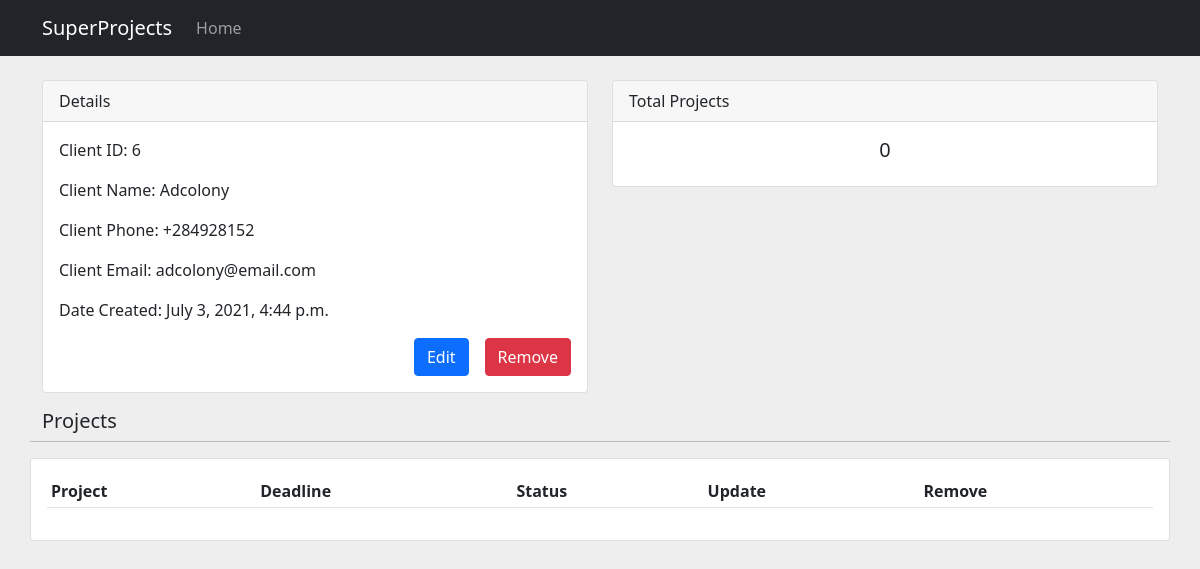
Page /client/6/ on the earlier database version.
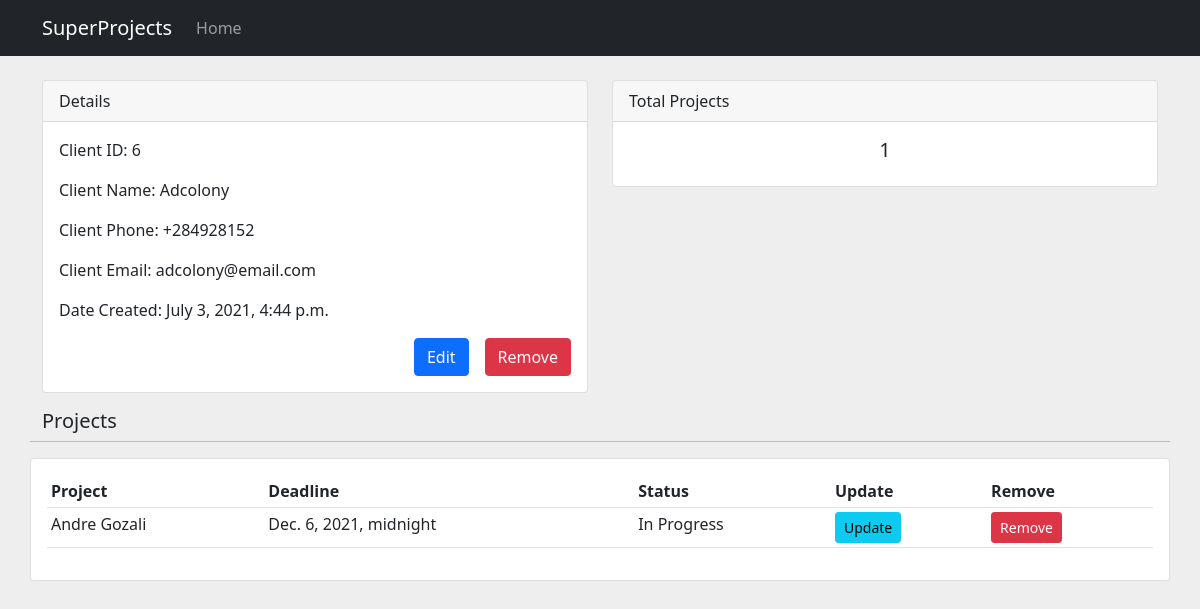
Same page on the later database version.
### project/models.py (models this page shows, shortened)
class Project(models.Model):
    STATUS = (
        ('Pending', 'Pending'),
        ('In Progress', 'In Progress'),
        ('Done', 'Done')
    )
    name = models.CharField(max_length=255, null=True)
    deadline = models.DateTimeField()
    date_created = models.DateTimeField(auto_now_add=True)
    description = models.CharField(max_length=255, null=True)
    status = models.CharField(max_length=255, null=True, choices=STATUS)
    client = models.ForeignKey(Client, null=True, on_delete=models.SET_NULL)

### project/views.py (the view)
# urls.py: path('client/<str:pk_client>/', views.client, name='client'),
def client(request, pk_client):
    client = Client.objects.get(id=pk_client)
    projects = client.project_set.all()
    total_projects = projects.count()
    context = {
        "projects": projects,
        "client": client,
        "total_projects": total_projects
    }
    return render(request, 'project/client.html', context)

### project/templates/project/client.html
{% extends 'project/base.html' %}
{% block content %}
<br />
<div class="container">
  <div class="row">
    <div class="col-md-6">
      <div class="card mb-3">
        <div class="card-header">Details</div>
        <div class="card-body">
          <p class="card-text">Client ID: {{ client.id }}</p>
          <p class="card-text">Client Name: {{ client.name }}</p>
          <p class="card-text">Client Phone: {{ client.phone }}</p>
          <p class="card-text">Client Email: {{ client.email }}</p>
          <p class="card-text">Date Created: {{ client.date_created }}</p>
          <div
            class="btn-wrapper"
            style="
              display: flex;
              justify-content: flex-end;
              align-items: center;
            "
          >
            <a
              href="{% url 'update_client' client.id %}"
              class="btn btn-primary btn-block mx-3"
              >Edit</a
            >
            <a
              href="{% url 'delete_client' client.id %}"
              class="btn btn-danger btn-block"
              >Remove</a
            >
          </div>
        </div>
      </div>
    </div>
    <div class="col-md-6">
      <div class="card mb-3">
        <div class="card-header">Total Projects</div>
        <div class="card-body">
          <h5 class="card-title" style="text-align: center">
            {{ total_projects }}
          </h5>
        </div>
      </div>
    </div>
  </div>
  <div class="row">
    <h5>Projects</h5>
    <hr />
    <div class="card card-body">
      <table class="table table-sm">
        <tr>
          <th>Project</th>
          <th>Deadline</th>
          <th>Status</th>
          <th>Update</th>
          <th>Remove</th>
        </tr>
        {% for proj in projects %}
        <tr>
          <td>{{ proj.name }}</td>
          <td>{{ proj.deadline }}</td>
          <td>{{ proj.status }}</td>
          <td>
            <a
              class="btn btn-sm btn-info"
              href="{% url 'update_project' proj.id %}"
              >Update</a
            >
          </td>
          <td>
            <a
              class="btn btn-sm btn-danger"
              href="{% url 'delete_project' proj.id %}"
              >Remove</a
            >
          </td>
        </tr>
        {% endfor %}
      </table>
    </div>
  </div>
</div>
{% endblock %}

Differences in the rows shown:
added Project: name "Andre Gozali", deadline "Dec. 6, 2021, midnight", status "In Progress"
Other differences:
{{ total_projects }}: "0" → "1"
